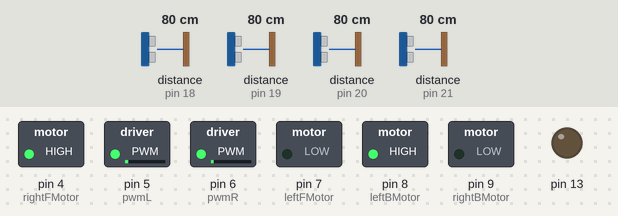
This sketch was run on a simulated Arduino Uno, built with avr-gcc and run on an emulated ATmega328P. Shown: switched loads named in the sketch (green lamp = pin HIGH), output pins drawn as LEDs (lit = HIGH). The test bench sets the inputs (shaded band); at power-on: distance to the obstacle (sensors on pin 18, pin 19, pin 20, pin 21) 80 cm. What the sketch prints to the serial monitor is not drawn.

Above: at 0.1 s.
Timing chart, 0 to 1.6 s (numbered marks = the images above):
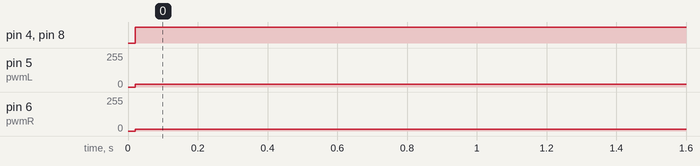

Measured:
- by itself, pin 4 (rightFMotor), pin 8 (leftBMotor): LOW → HIGH at 0.02 s
- by itself, pin 5 (pwmL): 0/255 → 21/255 at 0.02 s
- by itself, pin 6 (pwmR): 0/255 → 15/255 at 0.02 s

The sketch:

7can2.ino
```cpp
#include <HCSR04.h>

UltraSonicDistanceSensor rightSensor(16, 19);
UltraSonicDistanceSensor frontSensor(15, 21);
UltraSonicDistanceSensor leftSensor(14, 20);
UltraSonicDistanceSensor backSensor(17, 18);

int rightFMotor = 4;
int rightBMotor = 9;
//int leftMotor[2] = {7, 8};
int leftFMotor = 7;
int leftBMotor = 8;
int pwmpin[2] = {6, 5};
int pwmR = 6;
int pwmL = 5;
int i = 0;
int frontS = 0;
int rightS = 0;
int leftS = 0;
int backS = 0;
int r = 0;
int l = 0;
int lD = 0;
int lllD = 0;
int lDP = 0;
int lllDP = 0;
int pathag = 0;
int test = 0;
int lP = 0;
int lllP = 0;
int lC = 0;
int lllC = 0;
int front = 0;
void setup() {
 pinMode(rightFMotor, OUTPUT);
 pinMode(rightBMotor, OUTPUT);
 pinMode(leftFMotor, OUTPUT);
 pinMode(leftBMotor, OUTPUT);
 pinMode(13, OUTPUT);
 pinMode(pwmR, OUTPUT);
 pinMode(pwmL, OUTPUT);
  Serial.begin(9600);
}

void loop() {
    frontS = frontSensor.measureDistanceCm();
  rightS = rightSensor.measureDistanceCm();
  leftS = leftSensor.measureDistanceCm();
  backS = backSensor.measureDistanceCm();
  if(frontS&&rightS&&leftS&&backS){
 lDP = frontS+backS;
 lllDP = rightS+leftS;
 lllD = sq(lDP)+sq(lllDP);
 pathag = lD+lllDP;
          digitalWrite(rightFMotor, HIGH);
    digitalWrite(leftFMotor, LOW);
    digitalWrite(rightBMotor, LOW);
    digitalWrite(leftBMotor, HIGH);
    analogWrite(pwmR, 15);
    analogWrite(pwmL, 21);
 //    Serial.println(lllDP);
 Serial.println(leftS);
  }
delay(1000);
}
```
